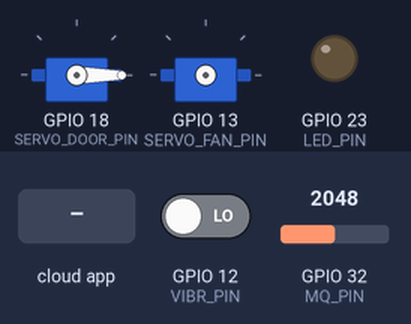
This sketch was run on a simulated ESP32. On the bench: 2 × servo, output pins drawn as LEDs (lit = HIGH). The test bench sets the inputs (shaded band); at power-on: GPIO 12 (VIBR_PIN) LOW, GPIO 32 (MQ_PIN) = 2048 (analog values on the 0–4095 scale). WiFi joins after 1.5 s; servers stay silent unless stated; the Firebase database answers and starts empty; what the sketch prints to the serial monitor is not drawn.

Above: at 3.2 s.
3.3 s: the phone or cloud app sets door_open to 1
At 10.5 s:
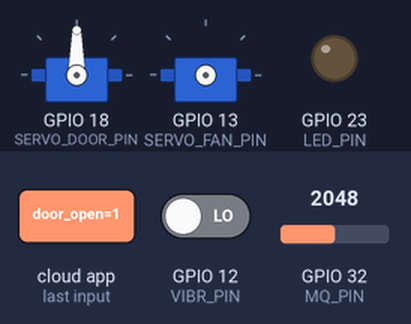
11.6 s: the phone or cloud app sets fan_on to 1
22.3 s: the phone or cloud app sets led_on to 1
At 31.3 s:
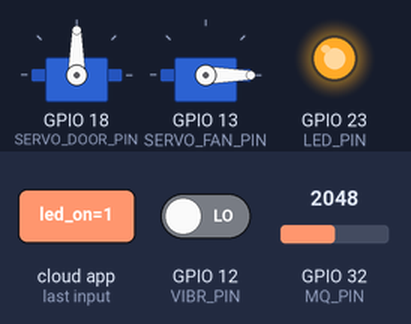
32.4 s: the phone or cloud app sets door_open to 0
At 42.2 s:
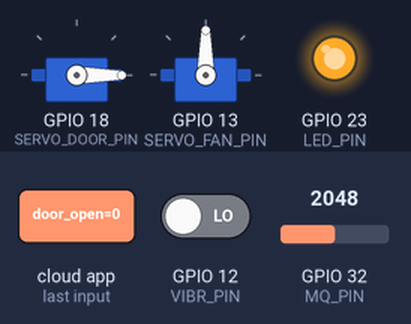
52.0 s: the phone or cloud app sets door_open to 1
At 60.6 s:
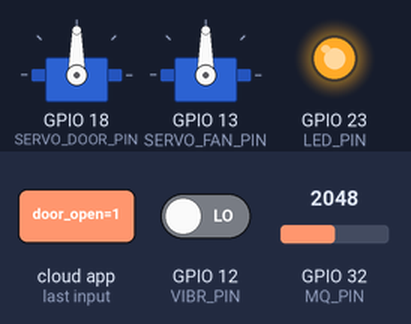
Timing chart, 0 to 62.1 s (numbered marks = the images above; inputs shaded):
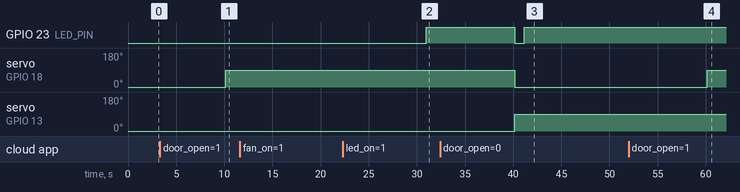

Measured:
- after the input at 3.3 s, servo on GPIO 18 (SERVO_DOOR_PIN): 0° → 90° after 6.9 s
- after the input at 22.3 s, GPIO 23 (LED_PIN): LOW → HIGH after 8.7 s
- after the input at 32.4 s, GPIO 23 (LED_PIN): HIGH → LOW after 7.8 s, → HIGH 0.99 s later; servo on GPIO 18 (SERVO_DOOR_PIN): 90° → 0° after 7.8 s; servo on GPIO 13 (SERVO_FAN_PIN): 0° → 90° after 7.8 s
- after the input at 52.0 s, servo on GPIO 18 (SERVO_DOOR_PIN): 0° → 90° after 8.2 s

The sketch:

smartClass.ino
```cpp
#include <WiFi.h>
#include <FirebaseESP32.h>
#include <Wire.h>
#include <Adafruit_Sensor.h>
#include <Adafruit_TSL2591.h>
#include <ESP32Servo.h>
#include "DHT.h"

// ─────────────────────────────────────────────
//  CONFIGURATION WiFi & Firebase
// ─────────────────────────────────────────────
#define WIFI_SSID     "****"
#define WIFI_PASSWORD "****"
#define DATABASE_SECRET "6i8aEv6Rs0mMKB9AVD9m8RO6YDJqM41jGw1mcJbS"
#define DATABASE_URL     "https://smart-classroom-71e1a-default-rtdb.europe-west1.firebasedatabase.app"

// ─────────────────────────────────────────────
//  PINS
// ─────────────────────────────────────────────
#define MQ_PIN          32
#define VIBR_PIN        12
#define SDA_PIN         15
#define SCL_PIN         27
#define SERVO_FAN_PIN   13
#define SERVO_DOOR_PIN  18
#define LED_PIN         23
#define DHT_PIN         33

// ─────────────────────────────────────────────
//  SEUILS CAPTEURS
// ─────────────────────────────────────────────
#define GAZ_SEUIL            1200
#define LUX_ETEINT            500
#define LUX_NORMAL            400
#define LUX_PROJECTEUR        150
#define CHOC_SEUIL_RISQUE       3
#define CHOC_FENETRE_MS      2000UL

// Validation capteur MQ
#define MQ_MIN_VALIDE          50
#define MQ_MAX_VALIDE        4000
#define MQ_CHAUFFE_MS       30000UL
#define MQ_NB_LECTURES          5
#define MQ_SEUIL_VARIANCE      80

// ─────────────────────────────────────────────
//  TIMING
// ─────────────────────────────────────────────
#define INTERVALLE_MS        10000UL
#define WIFI_TIMEOUT_MS      15000UL
#define FAN_DETACH_DELAI_MS    300UL

// ─────────────────────────────────────────────
//  OBJETS GLOBAUX
// ─────────────────────────────────────────────
FirebaseData    fbdo;
FirebaseAuth    auth;
FirebaseConfig  config;

Adafruit_TSL2591 tsl = Adafruit_TSL2591(2591);
Servo            ventilateur;
Servo            servoPorte;
DHT              dht(DHT_PIN, DHT22);

// ─────────────────────────────────────────────
//  ÉTAT DU SYSTÈME
// ─────────────────────────────────────────────
struct SystemState {
    bool fanOn            = false;
    bool doorOpen         = false;
    bool ledOn            = false;
    bool tslOk            = false;
    bool mqOk             = false;
    bool professorPresent = false;
    bool autoMode         = false;
};
static SystemState state;

// ─────────────────────────────────────────────
//  VARIABLES TIMING NON BLOQUANT
// ─────────────────────────────────────────────
static unsigned long derniereLecture = 0;
static unsigned long mqDemarrage     = 0;
static unsigned long fanStopTime     = 0;

// ─────────────────────────────────────────────
//  VARIABLES ISR (volatile obligatoire)
// ─────────────────────────────────────────────
volatile uint32_t chocCompteur  = 0;
volatile bool     chocAlertFlag = false;
static   uint32_t chocSnapshot  = 0;
static   unsigned long chocFenetreDebut = 0;

// ─────────────────────────────────────────────
//  JSON RÉUTILISABLE
// ─────────────────────────────────────────────
static FirebaseJson jsonSensors;
static FirebaseJson jsonAlerte;
static FirebaseJson jsonReset;


// ============================================================
//  ISR — INTERRUPTION CHOC
// ============================================================
void IRAM_ATTR ISR_choc()
{
    chocCompteur++;
    if (chocCompteur >= CHOC_SEUIL_RISQUE)
        chocAlertFlag = true;
}


// ============================================================
//  WIFI
// ============================================================
bool connecterWiFi()
{
    WiFi.begin(WIFI_SSID, WIFI_PASSWORD);
    Serial.print("[WiFi] Connexion");
    unsigned long debut = millis();
    while (WiFi.status() != WL_CONNECTED) {
        if (millis() - debut > WIFI_TIMEOUT_MS) {
            Serial.println("\n[WiFi] TIMEOUT");
            return false;
        }
        delay(500);
        Serial.print(".");
    }
    Serial.printf("\n[WiFi] IP : %s\n", WiFi.localIP().toString().c_str());
    return true;
}

static inline bool verifierWiFi()
{
    if (WiFi.status() == WL_CONNECTED) return true;
    Serial.println("[WiFi] Perdu — tentative de reconnexion...");
    WiFi.disconnect();
    WiFi.begin(WIFI_SSID, WIFI_PASSWORD);
    return false;
}


// ============================================================
//  ACTIONNEURS — SERVO FAN
// ============================================================
void demarrerVentilateur()
{
    if (!ventilateur.attached()) ventilateur.attach(SERVO_FAN_PIN, 500, 2400);
    ventilateur.write(0);
    fanStopTime = 0;
    Serial.println("[FAN] Ventilateur DEMARRE");
}

void arreterVentilateur()
{
    if (ventilateur.attached()) {
        ventilateur.write(90);
        fanStopTime = millis();
    }
    Serial.println("[FAN] Ventilateur ARRET (detach dans 300 ms)");
}

static inline void tickFanDetach()
{
    if (fanStopTime > 0 && millis() - fanStopTime >= FAN_DETACH_DELAI_MS) {
        if (ventilateur.attached()) ventilateur.detach();
        fanStopTime = 0;
        Serial.println("[FAN] Servo detaché");
    }
}


// ============================================================
//  ACTIONNEURS — SERVO PORTE & LED
// ============================================================
void ouvrirPorte()
{
    if (!servoPorte.attached()) servoPorte.attach(SERVO_DOOR_PIN, 500, 2400);
    servoPorte.write(90);
    Serial.println("[PORTE] Ouverte 90 deg");
}

void fermerPorte()
{
    if (!servoPorte.attached()) servoPorte.attach(SERVO_DOOR_PIN, 500, 2400);
    servoPorte.write(0);
    Serial.println("[PORTE] Fermée 0 deg");
}

static inline void allumerLED()
{
    if (state.ledOn) return;
    digitalWrite(LED_PIN, HIGH);
    state.ledOn = true;
    Serial.println("[LED] Allumée");
}

static inline void eteindreLED()
{
    if (!state.ledOn) return;
    digitalWrite(LED_PIN, LOW);
    state.ledOn = false;
    Serial.println("[LED] Éteinte");
}


// ============================================================
//  FIREBASE — HELPERS
// ============================================================
static bool envoyerJSON(const char* path, FirebaseJson& json)
{
    if (!Firebase.ready()) return false;
    if (Firebase.updateNode(fbdo, path, json)) return true;
    Serial.printf("[Firebase] ERREUR %s : %s\n", path, fbdo.errorReason().c_str());
    return false;
}

static bool lireFirebaseBool(const char* path, bool defaut, bool& valeur)
{
    if (Firebase.getBool(fbdo, path)) {
        valeur = fbdo.boolData();
        return true;
    }
    if (fbdo.errorReason() == "path not exist") {
        Firebase.setBool(fbdo, path, defaut);
        valeur = defaut;
        Serial.printf("[Firebase] %s créé -> %s\n", path, defaut ? "true" : "false");
    } else {
        Serial.printf("[Firebase] ERREUR %s : %s\n", path, fbdo.errorReason().c_str());
    }
    return false;
}

void envoyerAlerteChoc(uint32_t nbChocs)
{
    jsonAlerte.clear();
    jsonAlerte.set("shock_value", (int)nbChocs);
    jsonAlerte.set("timestamp",   (int)(millis() / 1000));
    if (envoyerJSON("/sensors", jsonAlerte))
        Serial.printf("[CHOC] Alerte envoyée : %d chocs\n", nbChocs);
}


// ============================================================
//  CAPTEUR MQ — VALIDATION PAR STABILITÉ
// ============================================================
bool verifierCapteurMQ()
{
    int lectures[MQ_NB_LECTURES];
    int minVal = 4095, maxVal = 0, somme = 0;

    for (int i = 0; i < MQ_NB_LECTURES; i++) {
        lectures[i] = analogRead(MQ_PIN);
        if (lectures[i] < minVal) minVal = lectures[i];
        if (lectures[i] > maxVal) maxVal = lectures[i];
        somme += lectures[i];
        delay(10);
    }
    const int moyenne  = somme / MQ_NB_LECTURES;
    const int variance = maxVal - minVal;

    if (variance > MQ_SEUIL_VARIANCE) {
        Serial.println("[MQ] Signal instable");
        return false;
    }
    if (moyenne < MQ_MIN_VALIDE || moyenne > MQ_MAX_VALIDE) {
        Serial.printf("[MQ] Hors plage (%d)\n", moyenne);
        return false;
    }
    if (millis() - mqDemarrage < MQ_CHAUFFE_MS) {
        Serial.printf("[MQ] Chauffe : %lu s restantes\n",
                      (MQ_CHAUFFE_MS - (millis() - mqDemarrage)) / 1000);
        return false;
    }
    return true;
}


// ============================================================
//  LECTURE FIREBASE : professor_present + auto_mode
// ============================================================
void lireEtatPresenceEtAuto()
{
    bool prof = state.professorPresent;
    lireFirebaseBool("/notifications/professor_present", false, prof);
    if (prof != state.professorPresent) {
        state.professorPresent = prof;
        Serial.printf("[PRESENCE] professor_present -> %s\n", prof ? "true" : "false");
    }

    bool autoM = state.autoMode;
    lireFirebaseBool("/controls/auto_mode", false, autoM);
    if (autoM != state.autoMode) {
        state.autoMode = autoM;
        Serial.printf("[AUTO] auto_mode -> %s\n", autoM ? "true" : "false");
    }
}


// ============================================================
//  DOOR_OPEN — LECTURE + APPLICATION
// ============================================================
void appliquerDoorOpen()
{
    bool nouvelEtat = state.doorOpen;
    lireFirebaseBool("/controls/door_open", false, nouvelEtat);

    if (nouvelEtat == state.doorOpen) return;
    state.doorOpen = nouvelEtat;
    Serial.printf("[DOOR] -> %s\n", state.doorOpen ? "true" : "false");

    if (state.doorOpen) {
        ouvrirPorte();
    } else {
        fermerPorte();
        eteindreLED();

        if (state.fanOn) {
            state.fanOn = false;
            arreterVentilateur();
            Firebase.setBool(fbdo, "/controls/fan_on", false);
        }

        jsonReset.clear();
        jsonReset.set("light_detected", -1);
        envoyerJSON("/sensors", jsonReset);
        Serial.println("[LUX] Détection désactivée");
    }
}


// ============================================================
//  LECTURE CAPTEURS → PUBLICATION FIREBASE
// ============================================================
void lireEtPublierCapteurs()
{
    jsonSensors.clear();

    // ── GAZ ───────────────────────────────────────────────────
    state.mqOk = verifierCapteurMQ();
    if (state.mqOk) {
        int gaz = 0;
        for (int i = 0; i < MQ_NB_LECTURES; i++) { gaz += analogRead(MQ_PIN); delay(5); }
        gaz /= MQ_NB_LECTURES;
        Serial.printf("[GAZ] %d | %s\n", gaz, gaz > GAZ_SEUIL ? "GAZ DETECTE !" : "Air normal");
        jsonSensors.set("gas_detected", gaz);
    } else {
        jsonSensors.set("gas_detected", -1);
    }

    // ── TEMPERATURE & HUMIDITE ────────────────────────────────
    const bool dhtActif = state.professorPresent && state.autoMode;

    if (dhtActif) {
        const float temp = dht.readTemperature();
        const float humi = dht.readHumidity();
        if (isnan(temp) || isnan(humi)) {
            Serial.println("[DHT22] Lecture échouée");
            jsonSensors.set("temperature", -1);
            jsonSensors.set("humidity",    -1);
        } else {
            Serial.printf("[DHT22] %.1f C | %.1f %%\n", temp, humi);
            jsonSensors.set("temperature", temp);
            jsonSensors.set("humidity",    humi);
        }
    } else {
        Serial.println("[DHT22] Suspendu — professor_present=false ou auto_mode=false");
        jsonSensors.set("temperature", -1);
        jsonSensors.set("humidity",    -1);
    }

    // ── LUMIERE ───────────────────────────────────────────────
    float lux = -1.0f;
    const bool tslActif = state.professorPresent && state.autoMode;

    if (tslActif && state.tslOk) {
        sensors_event_t event;
        tsl.getEvent(&event);
        lux = event.light;

        if (lux > 0.0f && !isnan(lux)) {
            bool ledSouhaitee;
            const char* etatLux;
            if      (lux >= LUX_ETEINT)    { etatLux = "naturelle";      ledSouhaitee = false; }
            else if (lux >= LUX_NORMAL)     { etatLux = "compens. fbl";   ledSouhaitee = true;  }
            else if (lux >= LUX_PROJECTEUR) { etatLux = "compens. forte"; ledSouhaitee = true;  }
            else                            { etatLux = "projecteur";     ledSouhaitee = true;  }

            Serial.printf("[LUX] %.1f lux | %s\n", lux, etatLux);

            if (ledSouhaitee != state.ledOn) {
                ledSouhaitee ? allumerLED() : eteindreLED();
                Firebase.setBool(fbdo, "/controls/led_on", state.ledOn);
                Serial.printf("[LED] led_on Firebase -> %s\n", state.ledOn ? "true" : "false");
            }
        } else {
            Serial.println("[LUX] Lecture invalide");
            lux = -1.0f;
        }

    } else if (!tslActif) {
        Serial.println("[LUX] Suspendu — professor_present=false ou auto_mode=false");
    } else {
        Serial.println("[LUX] TSL2591 absent");
    }
    jsonSensors.set("light_detected", lux);

    // ── CHOC ──────────────────────────────────────────────────
    noInterrupts();
    const uint32_t chocActuel = chocCompteur;
    interrupts();
    jsonSensors.set("shock_value", (int)chocActuel);
    Serial.printf("[CHOC] %d impulsions\n", chocActuel);

    // ── Envoi groupé ──────────────────────────────────────────
    if (envoyerJSON("/sensors", jsonSensors))
        Serial.println("[Firebase] /sensors OK");
}


// ============================================================
//  LECTURE CONTROLES FIREBASE → ACTIONNEURS
// ============================================================
void appliquerControles()
{
    // ── Ventilateur ───────────────────────────────────────────
    if (!state.doorOpen) {
        if (state.fanOn) {
            state.fanOn = false;
            arreterVentilateur();
            Firebase.setBool(fbdo, "/controls/fan_on", false);
        } else {
            Serial.println("[FAN] Suspendu — door_open = false");
        }
    } else {
        bool fanSouhaite = state.fanOn;
        lireFirebaseBool("/controls/fan_on", false, fanSouhaite);
        if (fanSouhaite != state.fanOn) {
            state.fanOn = fanSouhaite;
            fanSouhaite ? demarrerVentilateur() : arreterVentilateur();
        }
    }

    // ── LED ───────────────────────────────────────────────────
    // En auto_mode, la LED est pilotée par le TSL — commande manuelle ignorée
    if (!state.autoMode) {
        bool ledSouhaitee = state.ledOn;
        lireFirebaseBool("/controls/led_on", false, ledSouhaitee);
        Serial.printf("[LED] Manuel Firebase = %s\n", ledSouhaitee ? "true" : "false");
        if (ledSouhaitee != state.ledOn)
            ledSouhaitee ? allumerLED() : eteindreLED();
    } else {
        Serial.println("[LED] Mode auto actif — led_on Firebase ignoré");
    }
}


// ============================================================
//  SETUP
// ============================================================
void setup()
{
    Serial.begin(115200);
    delay(500);

    analogReadResolution(12);
    pinMode(VIBR_PIN, INPUT);
    pinMode(LED_PIN,  OUTPUT);
    digitalWrite(LED_PIN, LOW);

    attachInterrupt(digitalPinToInterrupt(VIBR_PIN), ISR_choc, RISING);
    chocFenetreDebut = millis();
    mqDemarrage      = millis();

    dht.begin();
    Serial.println("[DHT22] Initialisé");

    if (!connecterWiFi())
        Serial.println("[SYSTEME] Mode dégradé sans WiFi");

    config.database_url               = DATABASE_URL;
    config.signer.tokens.legacy_token = DATABASE_SECRET;
    Firebase.begin(&config, &auth);
    Firebase.reconnectWiFi(true);
    fbdo.setResponseSize(1024);
    Serial.println("[Firebase] Initialisé");

    Wire.begin(SDA_PIN, SCL_PIN);
    state.tslOk = tsl.begin();
    if (state.tslOk) {
        tsl.setGain(TSL2591_GAIN_MED);
        tsl.setTiming(TSL2591_INTEGRATIONTIME_300MS);
        Serial.println("[TSL2591] OK");
    } else {
        Serial.println("[TSL2591] Non détecté !");
    }

    arreterVentilateur();
    fermerPorte();

    Serial.println("======== Smart Classroom prêt ========");
}


// ============================================================
//  LOOP
// ============================================================
void loop()
{
    const unsigned long maintenant = millis();

    tickFanDetach();

    if (!verifierWiFi()) {
        delay(1000);
        return;
    }

    bool alertePendante = false;
    noInterrupts();
    if (chocAlertFlag) {
        alertePendante = true;
        chocSnapshot   = chocCompteur;
        chocAlertFlag  = false;
        chocCompteur   = 0;
    }
    interrupts();

    if (alertePendante) {
        Serial.printf("[ISR] Alerte choc ! %d impulsions\n", chocSnapshot);
        envoyerAlerteChoc(chocSnapshot);
        chocFenetreDebut = maintenant;
    }

    if (maintenant - chocFenetreDebut >= CHOC_FENETRE_MS) {
        noInterrupts();
        chocCompteur  = 0;
        chocAlertFlag = false;
        interrupts();
        chocFenetreDebut = maintenant;
    }

    if (maintenant - derniereLecture < INTERVALLE_MS) return;
    derniereLecture = maintenant;

    if (!Firebase.ready()) {
        Serial.println("[Firebase] Non disponible");
        return;
    }

    Serial.println("\n========= Nouvelle lecture =========");
    appliquerDoorOpen();
    lireEtatPresenceEtAuto();
    lireEtPublierCapteurs();
    appliquerControles();
    Serial.println("====================================\n");
}
```
